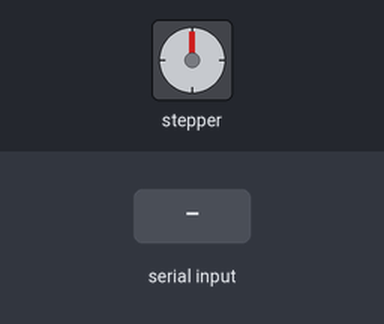
Recording of a sketch running on a simulated ESP8266 (NodeMCU). On the bench: stepper motor. Wiring (inferred from the names in the program): stepper motor (1600 steps per turn assumed): coils GPIO 4, GPIO 14, GPIO 12, GPIO 13. Inputs (shaded band) come from the test bench. WiFi joins after 1.5 s; servers stay silent unless stated; what the sketch prints to the serial monitor is not drawn.

Above: at 3.8 s.
3.9 s: "goto 90\n" received over Serial
At 6.6 s:
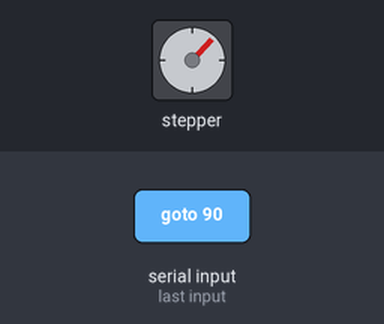
6.9 s: "move 90\n" received over Serial
At 9.2 s:
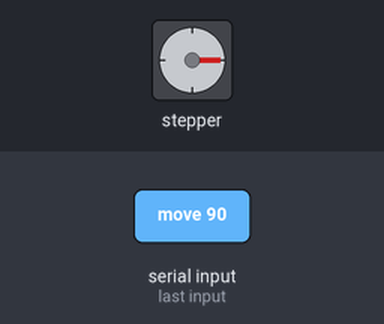
9.9 s: "step 90\n" received over Serial
At 10.09 s:
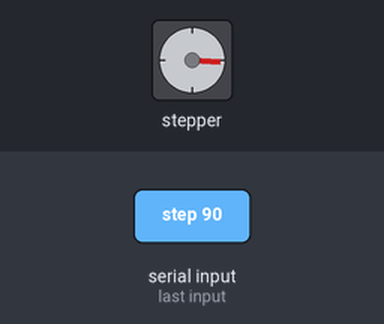
12.9 s: "goto ,45\n" received over Serial
At 13.08 s:
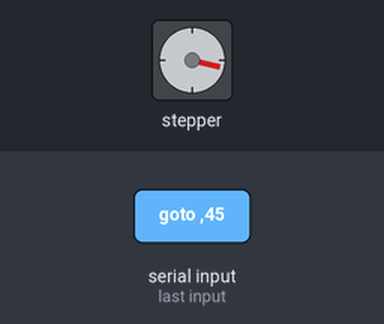
15.9 s: "MOVE 90\n" received over Serial
18.9 s: "GOTO ,45\n" received over Serial
At 22.1 s:
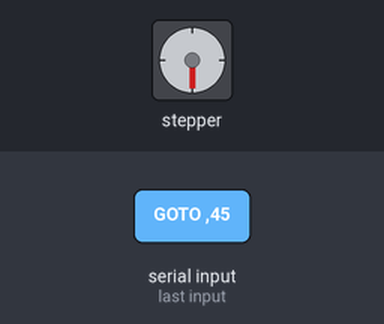
Timing chart, 0 to 22.9 s (numbered marks = the images above; inputs shaded):
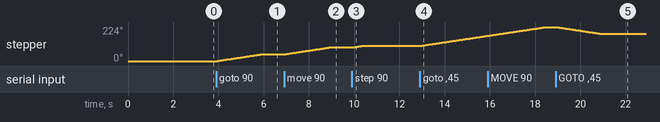

The sketch:

turntable.ino
```cpp
#include <ESP8266WiFi.h>
#include <ESP8266WebServer.h>
#include <ArduinoJson.h>

// ── WiFi ─────────────────────────────────────────────────────────────────────
const char* SSID     = "wompwomp";
const char* PASSWORD = "postmanpat";

// ── L298N H-bridge pins ───────────────────────────────────────────────────────
// Connect ENA and ENB on the L298N to 5V (or 3.3V) — always enabled.
// Control only via IN1–IN4.
// Raw GPIO numbers: generic ESP8266 board target does not define Dx aliases.
// Avoid strapping pins (GPIO0, GPIO2, GPIO15) to prevent boot issues.
#define PIN_IN1  4  // D2
#define PIN_IN2  14  // D5
#define PIN_IN3  12  // D6
#define PIN_IN4  13  // D7

// ── Half-step sequence ────────────────────────────────────────────────────────
// 8 phases. Rows = phase index, columns = {IN1, IN2, IN3, IN4}
#define SEQ_LEN 8
static const uint8_t STEP_SEQ[SEQ_LEN][4] = {
    {1, 0, 0, 0},
    {1, 0, 1, 0},
    {0, 0, 1, 0},
    {0, 1, 1, 0},
    {0, 1, 0, 0},
    {0, 1, 0, 1},
    {0, 0, 0, 1},
    {1, 0, 0, 1}
};

// ── Motor / gear configuration ────────────────────────────────────────────────
// Motor: 400 half-steps/rev. Gear ratio 15:60 (1:4) → 1600 steps/plate rev.
#define STEPS_PER_REV  1600
#define DEG_PER_STEP   (360.0f / STEPS_PER_REV)  // 0.225°

// Delay between each step in ms — increase if motor skips steps
#define STEP_DELAY_MS  5

// Release coils after move to prevent L298N overheating.
// Set false if the plate must hold position under load.
#define RELEASE_AFTER_MOVE  true

// Release coils automatically after this much idle time to avoid L298N power draw.
#define IDLE_RELEASE_MS  5000

// ─────────────────────────────────────────────────────────────────────────────────
ESP8266WebServer server(80);
int   stepIndex       = 0;      // current phase in STEP_SEQ
float currentAngleDeg = 0.0f;   // dead-reckoned plate position
bool  motorIdle       = true;
unsigned long lastMotorActivityMs = 0;

// ── Angle math ────────────────────────────────────────────────────────────────
float normalizeAngle(float a) {
    a = fmod(a, 360.0f);
    return (a < 0) ? a + 360.0f : a;
}

// Signed shortest-path error: positive = CW, negative = CCW
float angularError(float current, float target) {
    float diff = target - current;
    if (diff >  180.0f) diff -= 360.0f;
    if (diff < -180.0f) diff += 360.0f;
    return diff;
}

// ── Stepper control ───────────────────────────────────────────────────────────
void setMotorActive() {
    lastMotorActivityMs = millis();
    if (motorIdle) {
        motorIdle = false;
        Serial.println("[motor] active");
    }
}

void applyPhase(int idx) {
    const uint8_t* s = STEP_SEQ[((idx % SEQ_LEN) + SEQ_LEN) % SEQ_LEN];
    setMotorActive();
    digitalWrite(PIN_IN1, s[0]);
    digitalWrite(PIN_IN2, s[1]);
    digitalWrite(PIN_IN3, s[2]);
    digitalWrite(PIN_IN4, s[3]);
}

void releaseMotor() {
    digitalWrite(PIN_IN1, LOW);
    digitalWrite(PIN_IN2, LOW);
    digitalWrite(PIN_IN3, LOW);
    digitalWrite(PIN_IN4, LOW);
    if (!motorIdle) {
        motorIdle = true;
        Serial.println("[motor] idle — coils released");
    }
    lastMotorActivityMs = millis();
}

void enterIdleIfNeeded() {
    if (!motorIdle && millis() - lastMotorActivityMs >= IDLE_RELEASE_MS) {
        releaseMotor();
    }
}

void doSteps(int count, bool cw) {
    for (int i = 0; i < count; i++) {
        stepIndex = cw ? (stepIndex + 1) % SEQ_LEN
                       : (stepIndex + SEQ_LEN - 1) % SEQ_LEN;
        applyPhase(stepIndex);
        delay(STEP_DELAY_MS);
    }
}

// Move to absolute plate angle (open-loop, dead-reckoned).
void moveTo(float targetDeg) {
    targetDeg = normalizeAngle(targetDeg);
    float error = angularError(currentAngleDeg, targetDeg);
    int steps = (int)roundf(fabsf(error) / DEG_PER_STEP);
    if (steps == 0) return;
    doSteps(steps, error > 0);
    currentAngleDeg = targetDeg;
    if (RELEASE_AFTER_MOVE) releaseMotor();
}

// ── HTTP handlers ─────────────────────────────────────────────────────────────

// POST /rotate
// Body JSON:
//   {"degrees": 90}                       → rotate 90° from current position (relative)
//   {"degrees": 270, "relative": false}   → go to absolute 270° position
void handleRotate() {
    if (!server.hasArg("plain")) {
        server.send(400, "application/json", "{\"error\":\"missing body\"}");
        return;
    }

    JsonDocument req;
    if (deserializeJson(req, server.arg("plain"))) {
        server.send(400, "application/json", "{\"error\":\"invalid JSON\"}");
        return;
    }

    if (!req.containsKey("degrees")) {
        server.send(400, "application/json", "{\"error\":\"missing field: degrees\"}");
        return;
    }

    float degrees  = req["degrees"].as<float>();
    bool  relative = req["relative"] | true;
    float target   = relative ? normalizeAngle(currentAngleDeg + degrees)
                              : normalizeAngle(degrees);

    moveTo(target);

    JsonDocument resp;
    resp["ok"]         = true;
    resp["target_deg"] = roundf(target * 100.0f) / 100.0f;
    resp["pos_deg"]    = roundf(currentAngleDeg * 100.0f) / 100.0f;

    String body;
    serializeJson(resp, body);
    server.send(200, "application/json", body);
}

// GET /position → dead-reckoned plate angle
void handlePosition() {
    JsonDocument resp;
    resp["degrees"] = roundf(currentAngleDeg * 100.0f) / 100.0f;

    String body;
    serializeJson(resp, body);
    server.send(200, "application/json", body);
}

// GET /status → health check
void handleStatus() {
    JsonDocument resp;
    resp["ip"]      = WiFi.localIP().toString();
    resp["rssi"]    = WiFi.RSSI();
    resp["pos_deg"] = roundf(currentAngleDeg * 100.0f) / 100.0f;

    String body;
    serializeJson(resp, body);
    server.send(200, "application/json", body);
}

// ── Serial command handler ────────────────────────────────────────────────────
// Commands (115200 baud, send with newline):
//   goto <deg>   — move to absolute angle
//   move <deg>   — move relative degrees (+ CW, - CCW)
//   step <n>     — step N half-steps CW (negative = CCW)
//   pos          — print dead-reckoned position
//   zero         — reset position counter to 0° without moving
//   release      — release motor coils
//   help         — print command list
static String serialBuf;

void handleSerial() {
    while (Serial.available()) {
        char c = Serial.read();
        if (c == '\r') continue;
        if (c == '\n') {
            serialBuf.trim();
            if (serialBuf.length() == 0) { serialBuf = ""; return; }

            String cmd = serialBuf;
            serialBuf = "";

            if (cmd.equalsIgnoreCase("pos")) {
                Serial.printf("[serial] position: %.2f°\n", currentAngleDeg);

            } else if (cmd.equalsIgnoreCase("zero")) {
                currentAngleDeg = 0.0f;
                Serial.println("[serial] position zeroed");

            } else if (cmd.equalsIgnoreCase("release")) {
                releaseMotor();
                Serial.println("[serial] motor released");

            } else if (cmd.equalsIgnoreCase("help")) {
                Serial.println("[serial] commands:");
                Serial.println("  goto <deg>  — absolute position");
                Serial.println("  move <deg>  — relative move");
                Serial.println("  step <n>    — n half-steps (neg = CCW)");
                Serial.println("  pos         — current position");
                Serial.println("  zero        — reset position to 0");
                Serial.println("  release     — release coils");

            } else if (cmd.startsWith("goto ") || cmd.startsWith("GOTO ")) {
                float target = cmd.substring(5).toFloat();
                Serial.printf("[serial] goto %.2f°\n", target);
                moveTo(target);
                Serial.printf("[serial] done — pos: %.2f°\n", currentAngleDeg);

            } else if (cmd.startsWith("move ") || cmd.startsWith("MOVE ")) {
                float delta  = cmd.substring(5).toFloat();
                float target = normalizeAngle(currentAngleDeg + delta);
                Serial.printf("[serial] move %.2f° → target %.2f°\n", delta, target);
                moveTo(target);
                Serial.printf("[serial] done — pos: %.2f°\n", currentAngleDeg);

            } else if (cmd.startsWith("step ") || cmd.startsWith("STEP ")) {
                int n = cmd.substring(5).toInt();
                if (n == 0) { Serial.println("[serial] step: bad count"); return; }
                bool cw = (n > 0);
                doSteps(abs(n), cw);
                currentAngleDeg = normalizeAngle(currentAngleDeg + n * DEG_PER_STEP);
                if (RELEASE_AFTER_MOVE) releaseMotor();
                Serial.printf("[serial] stepped %d half-steps %s — pos: %.2f°\n",
                              abs(n), cw ? "CW" : "CCW", currentAngleDeg);

            } else {
                Serial.printf("[serial] unknown command: %s\n", cmd.c_str());
            }
            return;
        }
        serialBuf += c;
    }
}

// ── Setup / Loop ──────────────────────────────────────────────────────────────
void setup() {
    delay(1000);  // Allow power to stabilize
    Serial.begin(115200);
    Serial.println("\nTurntable controller starting...");

    pinMode(PIN_IN1, OUTPUT);
    pinMode(PIN_IN2, OUTPUT);
    pinMode(PIN_IN3, OUTPUT);
    pinMode(PIN_IN4, OUTPUT);
    releaseMotor();  // Enter idle mode immediately

    WiFi.persistent(false);
    WiFi.disconnect(true);
    delay(100);
    WiFi.mode(WIFI_STA);
    WiFi.begin(SSID, PASSWORD);
    Serial.print("Connecting to WiFi");
    unsigned long wifiStart = millis();
    while (WiFi.status() != WL_CONNECTED) {
        if (millis() - wifiStart > 15000) {
            Serial.println("\nWiFi failed — running without network");
            break;
        }
        delay(500);
        Serial.print('.');
    }
    if (WiFi.status() == WL_CONNECTED) {
        Serial.printf("\nConnected — IP: %s\n", WiFi.localIP().toString().c_str());
        WiFi.setAutoReconnect(true);  // Reconnect automatically if connection drops
    }

    server.on("/rotate",   HTTP_POST, handleRotate);
    server.on("/position", HTTP_GET,  handlePosition);
    server.on("/status",   HTTP_GET,  handleStatus);
    server.begin();

    Serial.println("HTTP server ready");
    Serial.println("  POST /rotate   {\"degrees\":90}");
    Serial.println("  GET  /position");
    Serial.println("  GET  /status");
    Serial.println("Serial control: type 'help' for motor commands");
}

void loop() {
    server.handleClient();
    handleSerial();
    enterIdleIfNeeded();
}
```

Measured:
- after the input at 3.9 s, stepper: turns 44° clockwise in 1.9 s, starting after 0.05 s
- after the input at 6.9 s, stepper: turns 45° clockwise in 2.0 s, starting at once
- after the input at 9.9 s, stepper: turns 11° clockwise in 0.45 s, starting at once
- after the input at 12.9 s, stepper: keeps turning clockwise at about 23°/s, starting at once
- after the input at 18.9 s, stepper: turns 45° counter-clockwise in 2.0 s, starting at once
